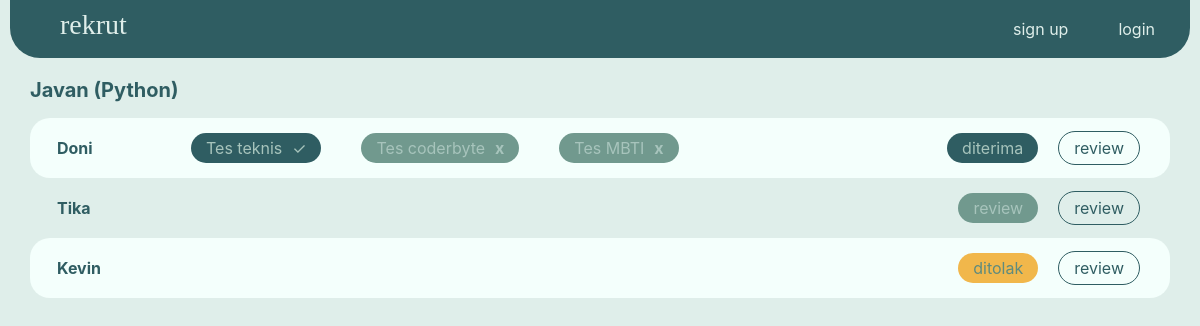
Screenshot of /hdc/job/1/ with the database file from the repository.
### rekrutmen/models.py (models this page shows, shortened)
class Job(models.Model):
    job_name = models.CharField(max_length=100)
    description = models.TextField()
    hdc_id = models.ForeignKey(User, on_delete=models.CASCADE, null=True)
    tests = models.ManyToManyField(Test)
    def __str__(self):
        return self.job_name

class JobList(models.Model):
    job = models.ForeignKey(Job, on_delete=models.CASCADE, null = True)
    pelamar_id = models.ForeignKey(User, on_delete=models.CASCADE, null=True)
    JOB_STATUS = [
        ('review', 'review'),
        ('diterima', 'diterima'),
        ('ditolak', 'ditolak'),
    ]
    status = models.CharField(
            max_length=10,
            choices=JOB_STATUS,
            default='review',
            null = True)
    tests = models.ManyToManyField(Test)

class Member(models.Model):
    user = models.OneToOneField(User, on_delete=models.CASCADE, primary_key=True)
    name = models.CharField(max_length=100)
    role = models.ForeignKey(Role, on_delete=models.CASCADE)

class Test(models.Model):
    test_name = models.CharField(max_length=100)
    description = models.TextField(null=True)
    def __str__(self):
        return self.test_name

### rekrutmen/views.py (the view)
# urls.py: path('hdc/job/<int:id>/', views.detail_job, name='detail_job'),
def detail_job (request, id):
    job = Job.objects.filter(pk=id)
    job_list = JobList.objects.filter(job=job[0])
    context = {'job_list':job_list,
                'job': job[0]}
    return render (request, 'hdc/detail_job.html', context)

### rekrutmen/templates/hdc/detail_job.html (shortened to what this page needs)
{% extends 'public/base.html' %}
{% load static %}
{% block content %}
<div class="content">
    <div class = "content-card">
        <div class="job-title" style="display: flex;">
            <h5>{{ job }}</h5>
        </div>
        <div class="tbl-card">
            <table class="app-tbl">
                {% for usr in job_list %}
                <tr>
                    <td id="col1">{{ usr.pelamar_id.member.name }}
                    </td>
                    <td id="col2">
                        {% if usr.status == 'diterima' %}
                            {% for test in job.tests.all %}
                                {% if test in usr.tests.all %}
                                    <div id="c2" style="background-color: var(--main-dark);">
                                        <p style="margin-right: 10px;">{{ test }} </p>
                                        <span>&#10003;</span>
                                    </div>
                                    {% else %}
                                    <div id="c2">
                                        <p style="margin-right: 10px;">{{ test }} </p>
                                        <span style="font-weight: bold;">x</span>                                    </div>
                                {% endif %}
                            {% endfor %}
                        {% endif %}
                    </td>
                    <td id="col3">
                        {% if usr.status == 'diterima' %}
                        <div id="c2" style="background-color: var(--main-dark);">{{ usr.status }}</div>
                        {% elif usr.status == 'ditolak' %}
                        <div id="c2" style="background-color: rgb(241, 183, 75); color: var(--dark-accent);">{{ usr.status }}</div>
                        {% else %}
                        <div id="c2" name="review">{{ usr.status }}</div>
                        {% endif %}
                        <div id="c3"><a href="{% url 'detail_pelamar' job.id usr.pelamar_id.id %}">review</a></div>
                    </td>
                </tr>
                {% endfor %}
            </table>
        </div>
    </div>
</div>
{% endblock %}

### rekrutmen/static/css/style.css (style rules this page uses)
:root { --main-light: #DFEEEA; --main-dark: #2F5D62; --dark-accent: #5E8B7E; --light-accent: #A7C4BC; }
body { background-color: var(--main-light) }
.content { height: 100%; margin: 10px; display: flex; justify-content: center; }
.content-card { color: var(--main-dark); width: 100%; list-style-type: none; }
.job-title { height: 30px; color: var(--main-dark); margin: 10px 20px; }
.job-title h5 { font-weight: bold; }
.tbl-card { margin: 0px 20px; }
.app-tbl { border-collapse: collapse; width: 100%; }
.app-tbl tr, .app-tbl td { text-align: left; padding: 6px 15px; border-radius: 20px; display: flex; }
.app-tbl #col1 { width: 10%; padding: 12px; font-weight: bold; }
.app-tbl #col2 { width: 70%; }
.app-tbl #col3 { width: 20%; justify-content: flex-end; }
.app-tbl #c2 { background-color: #71998e;; color: var(--light-accent); margin: 3px 20px; height: 30px; padding: 3px 15px; border-radius: 20px; display: flex; }
.app-tbl #c3 { height: 100%; padding: 6px 0px; }
.app-tbl #c3 a { border-style: solid; border-width: 1px; border-color: var(--main-dark); border-radius: 20px; color: var(--main-dark); padding: 6px 15px; }
.app-tbl tr:nth-child(odd) { background-color:#f4fffc; }

### rows the page displays
Job: job_name "Javan (Python)"
JobList: pelamar_id.member.name "Doni", status "diterima"
Test: test_name "Tes teknis"
Test: test_name "Tes coderbyte"
Test: test_name "Tes MBTI"
JobList: pelamar_id.member.name "Tika", status "review"
JobList: pelamar_id.member.name "Kevin", status "ditolak"
